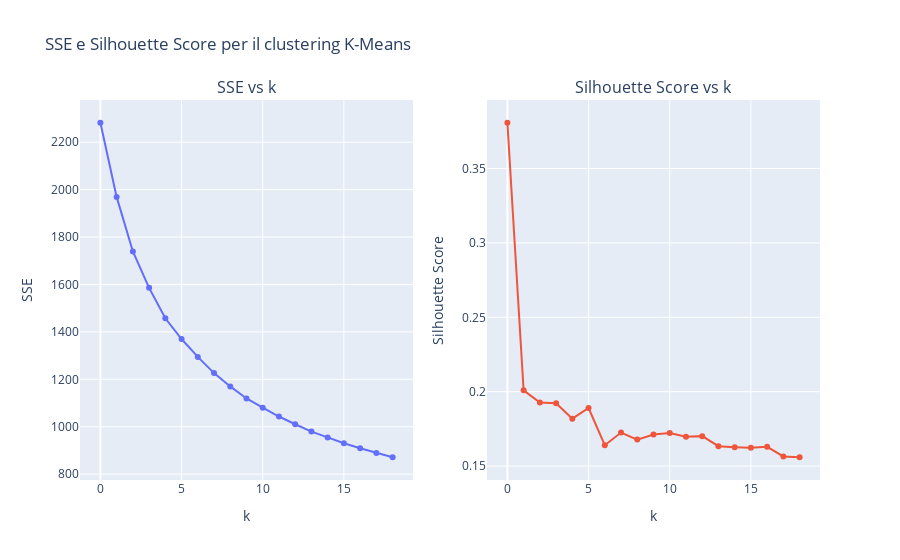

Here is the notebook cell this chart was saved with:
### Code cell
# Crea la figura con due sottotrame (subplots)
fig = make_subplots(rows=1, cols=2, subplot_titles=("SSE vs k", "Silhouette Score vs k"))

# Grafico SSE vs k
fig.add_trace(
    go.Scatter(x=list(range(len(sse_list))), y=sse_list, mode='lines+markers', name="SSE"),
    row=1, col=1
)
fig.update_xaxes(title_text="k", row=1, col=1)
fig.update_yaxes(title_text="SSE", row=1, col=1)

# Grafico Silhouette Score vs k
fig.add_trace(
    go.Scatter(x=list(range(len(sil_list))), y=sil_list, mode='lines+markers', name="Silhouette"),
    row=1, col=2
)
fig.update_xaxes(title_text="k", row=1, col=2)
fig.update_yaxes(title_text="Silhouette Score", row=1, col=2)

# Layout generale della figura
fig.update_layout(title_text="SSE e Silhouette Score per il clustering K-Means",
                  showlegend=False)

# Mostra il grafico
fig.show()

# Mostra il valore dell'SSE per k=6
# print(sse_list[4]) # Corrisponde a k = 6, dato che la lista parte da 0

### Figure 1 — Plotly figure (JSON) as saved in the notebook; plotly's stock layout.template omitted (floating-point values rounded to 4 significant figures)
{"data": [{"mode": "lines+markers", "name": "SSE", "type": "scatter", "x": [0, 1, 2, 3, 4, 5, 6, 7, 8, 9, 10, 11, 12, 13, 14, 15, 16, 17, 18], "xaxis": "x", "y": [2282.0, 1969.0, 1739.0, 1586.0, 1457.0, 1370.0, 1295.0, 1226.0, 1170.0, 1119.0, 1080.0, 1043.0, 1010.0, 979.5, 954.9, 930.3, 909.4, 889.7, 871.3], "yaxis": "y"}, {"mode": "lines+markers", "name": "Silhouette", "type": "scatter", "x": [0, 1, 2, 3, 4, 5, 6, 7, 8, 9, 10, 11, 12, 13, 14, 15, 16, 17, 18], "xaxis": "x2", "y": [0.3807, 0.2009, 0.1927, 0.1923, 0.1819, 0.189, 0.1641, 0.1726, 0.1678, 0.1713, 0.1722, 0.1698, 0.1702, 0.1634, 0.1628, 0.1624, 0.163, 0.1565, 0.156], "yaxis": "y2"}], "layout": {"annotations": [{"font": {"size": 16}, "showarrow": false, "text": "SSE vs k", "x": 0.225, "xanchor": "center", "xref": "paper", "y": 1, "yanchor": "bottom", "yref": "paper"}, {"font": {"size": 16}, "showarrow": false, "text": "Silhouette Score vs k", "x": 0.775, "xanchor": "center", "xref": "paper", "y": 1, "yanchor": "bottom", "yref": "paper"}], "showlegend": false, "title": {"text": "SSE e Silhouette Score per il clustering K-Means"}, "xaxis": {"anchor": "y", "domain": [0, 0.45], "title": {"text": "k"}}, "xaxis2": {"anchor": "y2", "domain": [0.55, 1], "title": {"text": "k"}}, "yaxis": {"anchor": "x", "domain": [0, 1], "title": {"text": "SSE"}}, "yaxis2": {"anchor": "x2", "domain": [0, 1], "title": {"text": "Silhouette Score"}}}}
